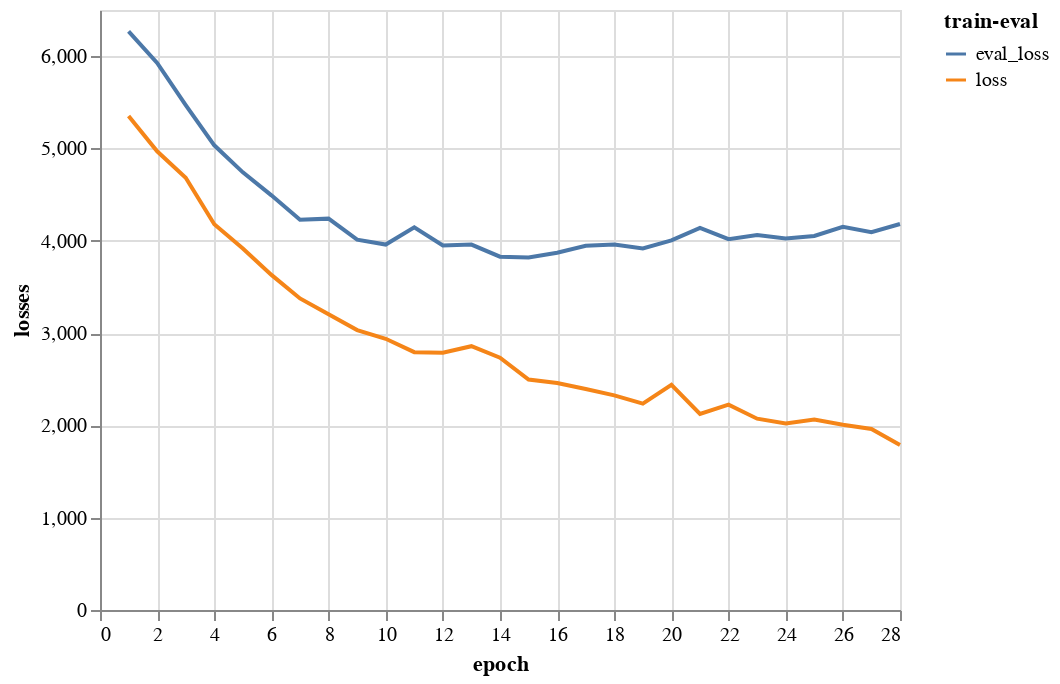

The code cell stored with this chart in its notebook:
### Code cell
# alt.Chart(df.reset_index(names = ['epoch']).melt(id_vars = ['epoch'], value_vars = ['loss', 'eval_loss'], var_name='train-eval', value_name='losses')).mark_line().encode(x = 'epoch', y = 'losses', color = 'train-eval')

### Figure 1 — Vega-Lite specification as saved in the notebook (floating-point values rounded to 4 significant figures)
{"config": {"view": {"continuousWidth": 400, "continuousHeight": 300}}, "data": {"name": "data-1f295f6640d401c3fc03cb11f2c91850"}, "mark": "line", "encoding": {"color": {"type": "nominal", "field": "train-eval"}, "x": {"type": "quantitative", "field": "epoch"}, "y": {"type": "quantitative", "field": "losses"}}, "$schema": "https://vega.github.io/schema/vega-lite/v4.8.1.json", "datasets": {"data-1f295f6640d401c3fc03cb11f2c91850": [{"epoch": 1.0, "train-eval": "loss", "losses": 5352.0}, {"epoch": 2.0, "train-eval": "loss", "losses": 4969.0}, {"epoch": 3.0, "train-eval": "loss", "losses": 4683.0}, {"epoch": 4.0, "train-eval": "loss", "losses": 4179.0}, {"epoch": 5.0, "train-eval": "loss", "losses": 3916.0}, {"epoch": 6.0, "train-eval": "loss", "losses": 3630.0}, {"epoch": 7.0, "train-eval": "loss", "losses": 3375.0}, {"epoch": 8.0, "train-eval": "loss", "losses": 3203.0}, {"epoch": 9.0, "train-eval": "loss", "losses": 3033.0}, {"epoch": 10.0, "train-eval": "loss", "losses": 2938.0}, {"epoch": 11.0, "train-eval": "loss", "losses": 2794.0}, {"epoch": 12.0, "train-eval": "loss", "losses": 2788.0}, {"epoch": 13.0, "train-eval": "loss", "losses": 2858.0}, {"epoch": 14.0, "train-eval": "loss", "losses": 2733.0}, {"epoch": 15.0, "train-eval": "loss", "losses": 2497.0}, {"epoch": 16.0, "train-eval": "loss", "losses": 2459.0}, {"epoch": 17.0, "train-eval": "loss", "losses": 2394.0}, {"epoch": 18.0, "train-eval": "loss", "losses": 2326.0}, {"epoch": 19.0, "train-eval": "loss", "losses": 2235.0}, {"epoch": 20.0, "train-eval": "loss", "losses": 2438.0}, {"epoch": 21.0, "train-eval": "loss", "losses": 2124.0}, {"epoch": 22.0, "train-eval": "loss", "losses": 2225.0}, {"epoch": 23.0, "train-eval": "loss", "losses": 2072.0}, {"epoch": 24.0, "train-eval": "loss", "losses": 2022.0}, {"epoch": 25.0, "train-eval": "loss", "losses": 2062.0}, {"epoch": 26.0, "train-eval": "loss", "losses": 2008.0}, {"epoch": 27.0, "train-eval": "loss", "losses": 1961.0}, {"epoch": 28.0, "train-eval": "loss", "losses": 1788.0}, {"epoch": 1.0, "train-eval": "eval_loss", "losses": 6268.0}, {"epoch": 2.0, "train-eval": "eval_loss", "losses": 5926.0}, {"epoch": 3.0, "train-eval": "eval_loss", "losses": 5470.0}, {"epoch": 4.0, "train-eval": "eval_loss", "losses": 5034.0}, {"epoch": 5.0, "train-eval": "eval_loss", "losses": 4741.0}, {"epoch": 6.0, "train-eval": "eval_loss", "losses": 4492.0}, {"epoch": 7.0, "train-eval": "eval_loss", "losses": 4228.0}, {"epoch": 8.0, "train-eval": "eval_loss", "losses": 4240.0}, {"epoch": 9.0, "train-eval": "eval_loss", "losses": 4013.0}, {"epoch": 10.0, "train-eval": "eval_loss", "losses": 3959.0}, {"epoch": 11.0, "train-eval": "eval_loss", "losses": 4146.0}, {"epoch": 12.0, "train-eval": "eval_loss", "losses": 3948.0}, {"epoch": 13.0, "train-eval": "eval_loss", "losses": 3958.0}, {"epoch": 14.0, "train-eval": "eval_loss", "losses": 3828.0}, {"epoch": 15.0, "train-eval": "eval_loss", "losses": 3820.0}, {"epoch": 16.0, "train-eval": "eval_loss", "losses": 3871.0}, {"epoch": 17.0, "train-eval": "eval_loss", "losses": 3945.0}, {"epoch": 18.0, "train-eval": "eval_loss", "losses": 3958.0}, {"epoch": 19.0, "train-eval": "eval_loss", "losses": 3918.0}, {"epoch": 20.0, "train-eval": "eval_loss", "losses": 4005.0}, {"epoch": 21.0, "train-eval": "eval_loss", "losses": 4139.0}, {"epoch": 22.0, "train-eval": "eval_loss", "losses": 4017.0}, {"epoch": 23.0, "train-eval": "eval_loss", "losses": 4063.0}, {"epoch": 24.0, "train-eval": "eval_loss", "losses": 4025.0}, {"epoch": 25.0, "train-eval": "eval_loss", "losses": 4053.0}, {"epoch": 26.0, "train-eval": "eval_loss", "losses": 4151.0}, {"epoch": 27.0, "train-eval": "eval_loss", "losses": 4093.0}, {"epoch": 28.0, "train-eval": "eval_loss", "losses": 4182.0}]}}
